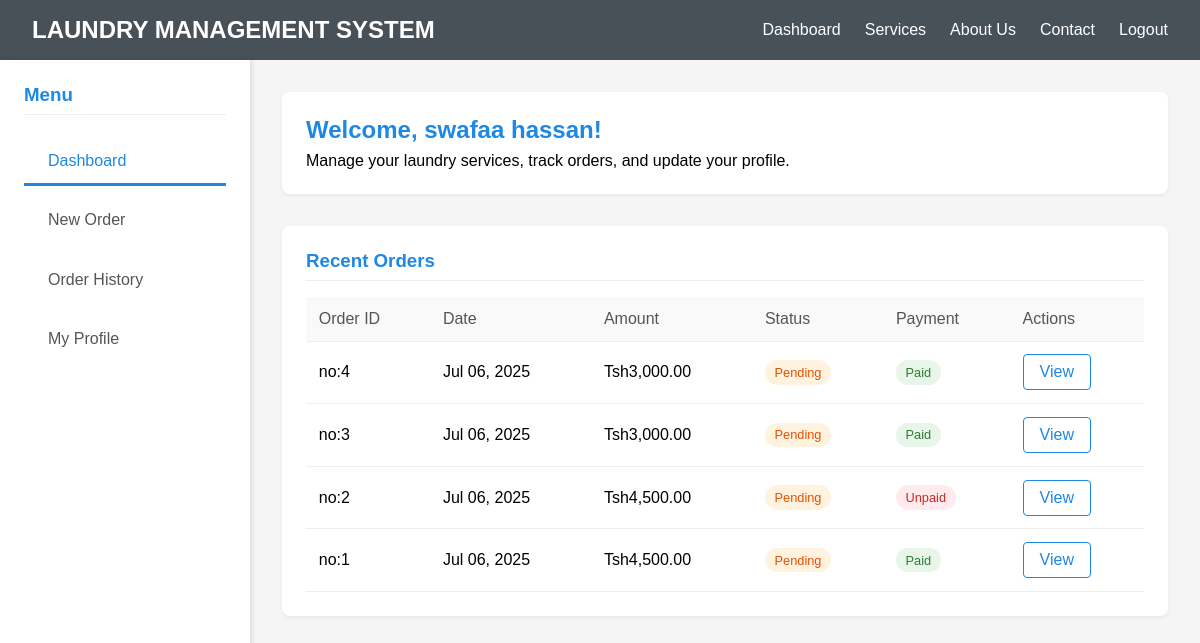
Screenshot of /dashboard.php (signed in) with the database file from the repository.
### tables this page shows
CREATE TABLE `orders` (
  `order_id` int(11) NOT NULL,
  `customer_id` int(11) NOT NULL,
  `customer_phone` varchar(20) DEFAULT NULL,
  `order_date` datetime DEFAULT current_timestamp(),
  `total_amount` decimal(10,2) DEFAULT 0.00,
  `payment_status` enum('Paid','Unpaid') DEFAULT 'Unpaid',
  `status` varchar(50) DEFAULT 'pending',
  `payment_method` varchar(50) DEFAULT NULL,
  `payment_phone` varchar(20) DEFAULT NULL,
  `payment_date` datetime DEFAULT NULL
);

### dashboard.php (the view, shortened to what this page needs)
<?php
include 'config.php';
$customer_id = $_SESSION['customer_id'];
$full_name = $_SESSION['full_name'];
$orders_query = "SELECT * FROM orders WHERE customer_id = ? ORDER BY order_date DESC";
$stmt = $conn->prepare($orders_query);
$stmt->bind_param("i", $customer_id);
$stmt->execute();
$orders_result = $stmt->get_result();
?>
<!DOCTYPE html>
<html lang="en">
<head>
</head>
<body>
    <header>
        <div class="logo">LAUNDRY MANAGEMENT SYSTEM</div>
        <nav>
            <ul>
                <li><a href="dashboard.php">Dashboard</a></li>
                <li><a href="services.php">Services</a></li>
                <li><a href="about.php">About Us</a></li>
                <li><a href="contact.php">Contact</a></li>
                <li><a href="logout.php">Logout</a></li>
            </ul>
        </nav>
    </header>
    <div class="container">
        <div class="sidebar">
            <h3>Menu</h3>
            <ul>
			 <li><div class="tab active" data-tab="dashboard">Dashboard</div>
			 <li><div class="tab" data-tab="new-order">New Order</div>
			 <li><div class="tab" data-tab="order-history">Order History</div>
			 <li><div class="tab" data-tab="profile">My Profile</div>
            </ul>
        </div>
        <div class="main-content">
            <div class="welcome">
                <h2>Welcome, <?php echo htmlspecialchars($full_name); ?>!</h2>
                <p>Manage your laundry services, track orders, and update your profile.</p>
            </div>
            <div class="tab-container">
                <div id="dashboard" class="tab-content active">
                    <div class="card">
                        <h3>Recent Orders</h3>
                        <?php if ($orders_result->num_rows > 0): ?>
                            <table>
                                <thead>
                                    <tr>
                                        <th>Order ID</th>
                                        <th>Date</th>
                                        <th>Amount</th>
                                        <th>Status</th>
                                        <th>Payment</th>
                                        <th>Actions</th>
                                    </tr>
                                </thead>
                                <tbody>
                                    <?php while ($order = $orders_result->fetch_assoc()): ?>
                                        <tr>
                                            <td>no:<?php echo $order['order_id']; ?></td>
                                            <td><?php echo date('M d, Y', strtotime($order['order_date'])); ?></td>
                                            <td>Tsh<?php echo number_format($order['total_amount'], 2); ?></td>
                                            <td>
                                                <span class="status status-<?php echo strtolower($order['status']); ?>">
                                                    <?php echo ucfirst($order['status']); ?>
                                                </span>
                                            </td>
                                            <td>
                                                <span class="payment-status payment-<?php echo strtolower($order['payment_status']); ?>">
                                                    <?php echo ucfirst($order['payment_status']); ?>
                                                </span>
                                            </td>
                                            <td>
												<a href="order_details.php?order_id=<?php echo $order['order_id']; ?>" class="btn btn-outline">View</a>
											</td>
                                        </tr>
                                    <?php endwhile; ?>
                                </tbody>
                            </table>
                        <?php else: ?>
                            <p>You haven't placed any orders yet.</p>
                        <?php endif; ?>
                    </div>
                </div>
            </div>
        </div>
    </div>
</body>
</html>

### dashboard.php (style rules this page uses)
* { margin: 0; padding: 0; box-sizing: border-box; font-family: 'Arial', sans-serif; }
body { background-color: #f5f5f5; }
header { background-color:rgb(72, 80, 88); color: white; padding: 1rem 2rem; display: flex; justify-content: space-between; align-items: center; }
.logo { font-size: 1.5rem; font-weight: bold; }
nav ul { display: flex; list-style: none; }
nav ul li { margin-left: 1.5rem; }
nav ul li a { color: white; text-decoration: none; font-weight: 500; }
.container { display: flex; min-height: calc(100vh - 70px); }
.sidebar { width: 250px; background-color: white; box-shadow: 2px 0 5px rgba(0,0,0,0.1); padding: 1.5rem; }
.sidebar h3 { color: #1e88e5; margin-bottom: 1.5rem; padding-bottom: 0.5rem; border-bottom: 1px solid #eee; }
.sidebar ul { list-style: none; }
.sidebar ul li { margin-bottom: 0.8rem; }
.main-content { flex: 1; padding: 2rem; }
.welcome { background-color: white; border-radius: 8px; padding: 1.5rem; margin-bottom: 2rem; box-shadow: 0 2px 4px rgba(0,0,0,0.05); }
.welcome h2 { color: #1e88e5; margin-bottom: 0.5rem; }
.card { background-color: white; border-radius: 8px; padding: 1.5rem; margin-bottom: 2rem; box-shadow: 0 2px 4px rgba(0,0,0,0.05); }
.card h3 { color: #1e88e5; margin-bottom: 1rem; padding-bottom: 0.5rem; border-bottom: 1px solid #eee; }
table { width: 100%; border-collapse: collapse; margin-top: 1rem; }
th, td { padding: 0.8rem; text-align: left; border-bottom: 1px solid #eee; }
th { background-color: #f9f9f9; font-weight: 500; color: #555; }
.status { display: inline-block; padding: 0.3rem 0.6rem; border-radius: 20px; font-size: 0.8rem; font-weight: 500; }
.status-pending { background-color: #fff3e0; color: #e65100; }
.payment-status { display: inline-block; padding: 0.3rem 0.6rem; border-radius: 20px; font-size: 0.8rem; font-weight: 500; }
.payment-unpaid { background-color: #ffebee; color: #c62828; }
.payment-paid { background-color: #e8f5e9; color: #2e7d32; }
.btn { display: inline-block; padding: 0.5rem 1rem; background-color: #1e88e5; color: white; border: none; border-radius: 4px; text-decoration: none; font-weight: 500; cursor: pointer; transition: background-color 0.3s; }
.btn-outline { background-color: transparent; border: 1px solid #1e88e5; color: #1e88e5; }
.tab-container { margin-bottom: 2rem; }
.tab { padding: 0.8rem 1.5rem; cursor: pointer; border-bottom: 3px solid transparent; font-weight: 500; color: #555; }
.tab.active { border-bottom-color: #1e88e5; color: #1e88e5; }
.tab-content { display: none; }
.tab-content.active { display: block; }

### rows the page displays
orders: order_id "4", order_date "Jul 06, 2025", total_amount "3,000.00", status "Pending", payment_status "Paid"
orders: order_id "3", order_date "Jul 06, 2025", total_amount "3,000.00", status "Pending", payment_status "Paid"
orders: order_id "2", order_date "Jul 06, 2025", total_amount "4,500.00", status "Pending", payment_status "Unpaid"
orders: order_id "1", order_date "Jul 06, 2025", total_amount "4,500.00", status "Pending", payment_status "Paid"

### other values shown
$full_name "swafaa hassan"
